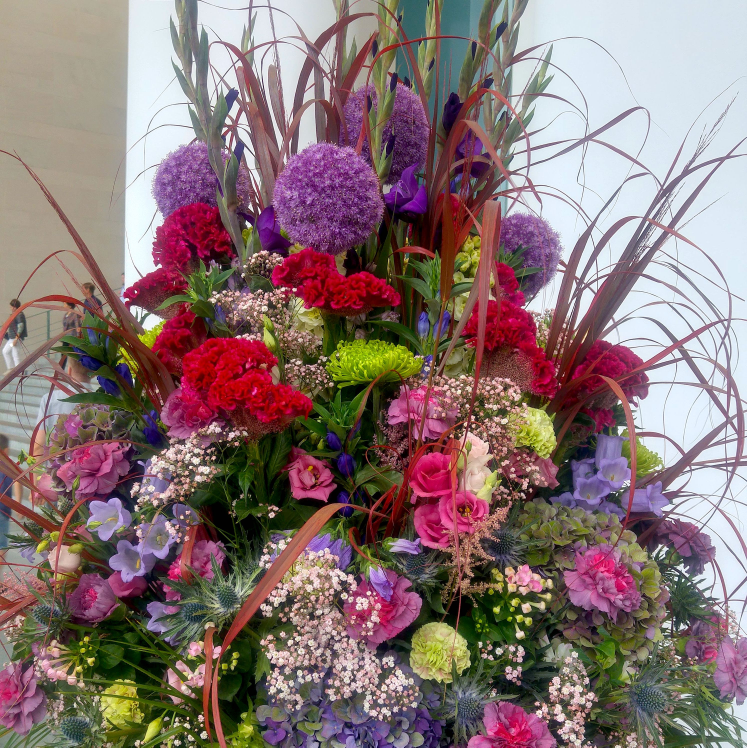
#> input picture Blooms.jpg, 2988 x 2989 px (shown at 1/4 size)
$ jupyter execute 02_Image_in_cv2.ipynb   (shell and % lines are left out)
#> lines starting #> are read from the running program, lines starting #| are printed output that depends on the picture
[cell 1]
import numpy as np
import cv2
import matplotlib.pyplot as plt

[cell 2]
img = cv2.imread("Blooms.jpg")
#> img is the input picture: shape (2989, 2988, 3); mean B, G, R 114.6, 115.1, 136.2
img

### OpenCV has a different channel order -> BGR, not RGB as in Matplotlib

[cell 3]
plt.imshow(img);

### Convert to right rgb colors

[cell 4]
# Covert BGR to RGB - there are many different types of convert
img_rgb = cv2.cvtColor(img, cv2.COLOR_BGR2RGB)

[cell 5]
img_rgb.shape
#> Out = (2989, 2988, 3)

[cell 6]
plt.imshow(img_rgb);

### Load directly image in gray

[cell 7]
img_gray = cv2.imread('Blooms.jpg', cv2.IMREAD_GRAYSCALE)
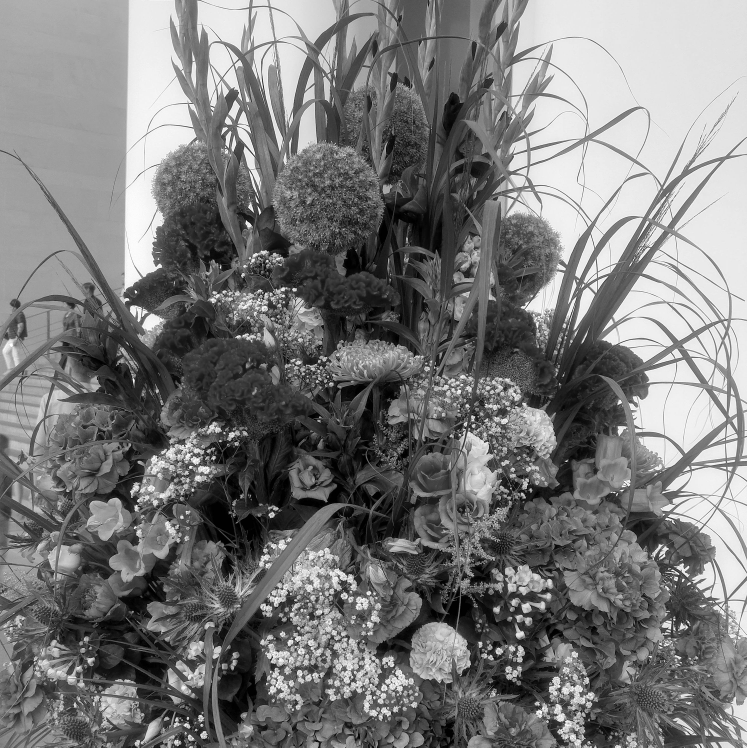
#> img_gray: shape (2989, 2988) (shown at 1/4 size); min 0, max 255, mean 121.3
plt.imshow(img_gray, cmap='gray');

[cell 8]
img_gray.shape
#> Out = (2989, 2988)

### Resize image

[cell 9]
img = cv2.resize(img_rgb, (1500, 1000))
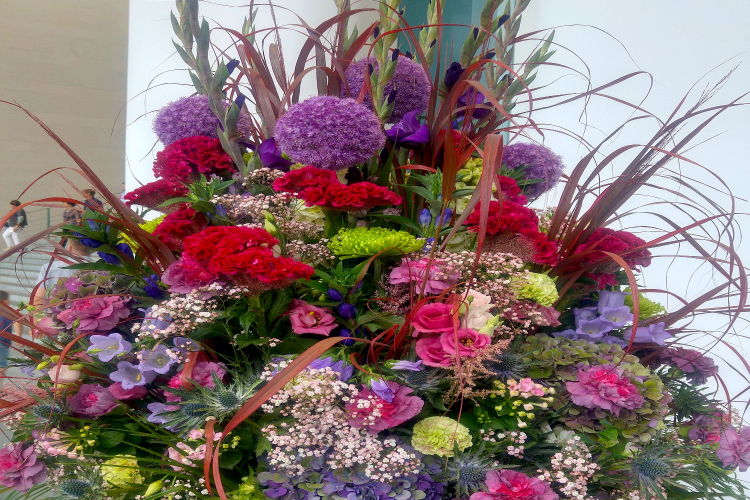
#> img: shape (1000, 1500, 3) (shown at 1/2 size); mean R, G, B 136.1, 115, 114.5
plt.imshow(img);

#### Caution -> hight and width change order in shape

[cell 10]
img.shape
#> Out = (1000, 1500, 3)

### Use ratios

[cell 11]
w_ratio = 0.2
h_ratio = 0.5

[cell 12]
img_ratio = cv2.resize(img_rgb,(0,0),img,w_ratio,h_ratio)
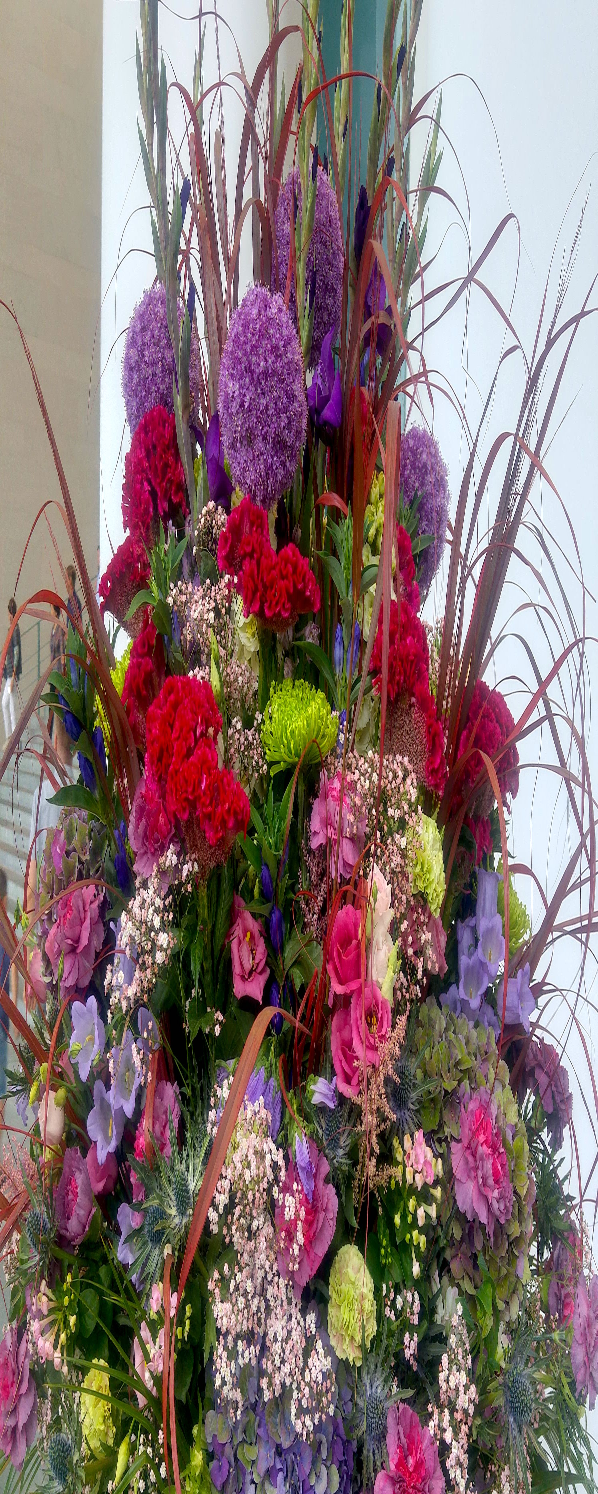
#> img_ratio: shape (1494, 598, 3); mean R, G, B 136.5, 115.4, 114.9

[cell 13]
plt.imshow(img_ratio);

### Flip image

[cell 14]
img_flip = cv2.flip(img_ratio, 0) # 0 means x axis, 1 y axis
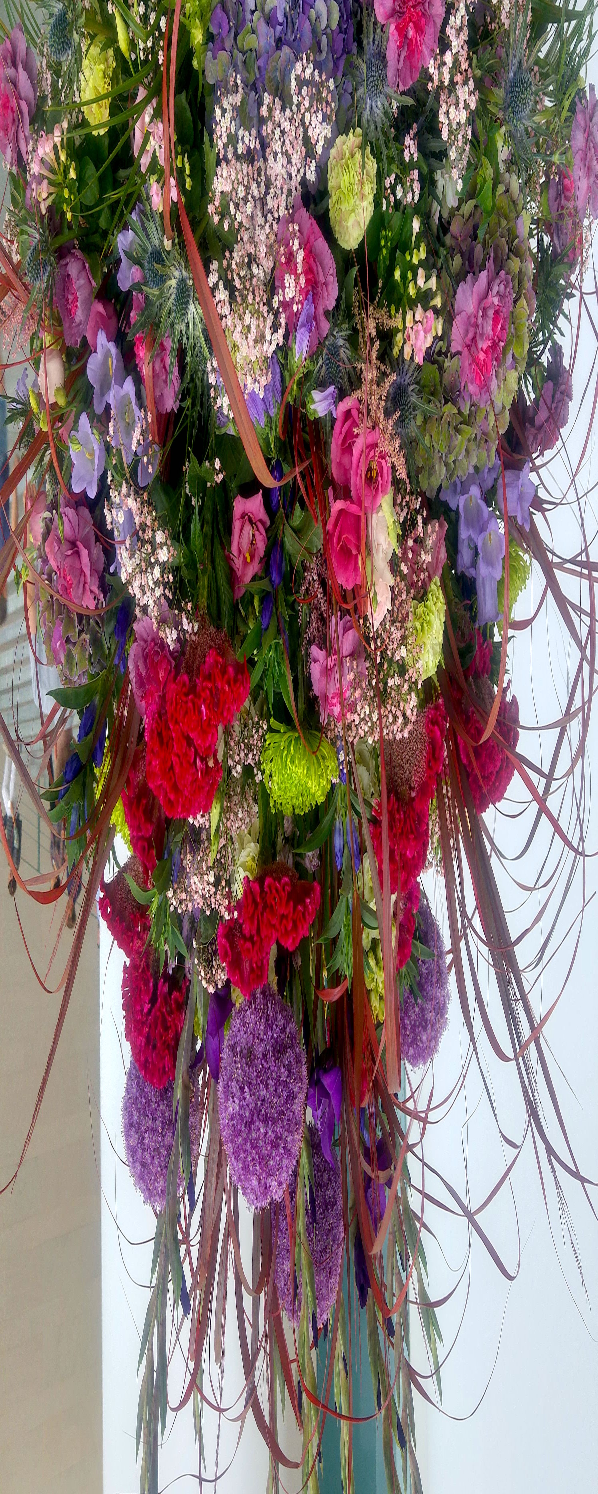
#> img_flip: shape (1494, 598, 3); mean R, G, B 136.5, 115.4, 114.9
plt.imshow(img_flip);
